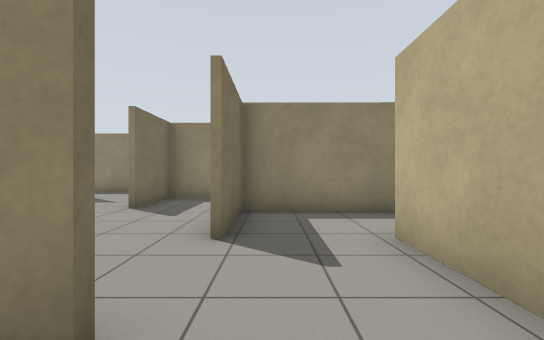
view 1 (above)

19 first-person views from a walk through a Gazebo world. The camera is 0.94 m above the floor, looks level and sees 90° across. The floor is counted in squares, 1 m on a side. Each view is taken from the middle of a square. On the plan, view 1 faces up. The plan holds only what a view shows up to about 11 squares ahead; the rest is blank.

view 2
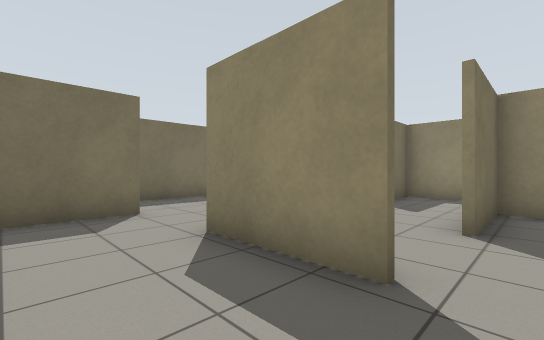

view 3
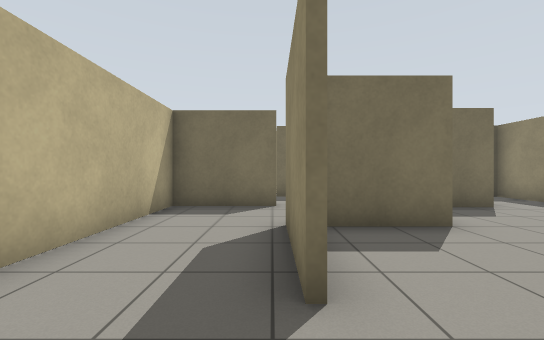

view 4
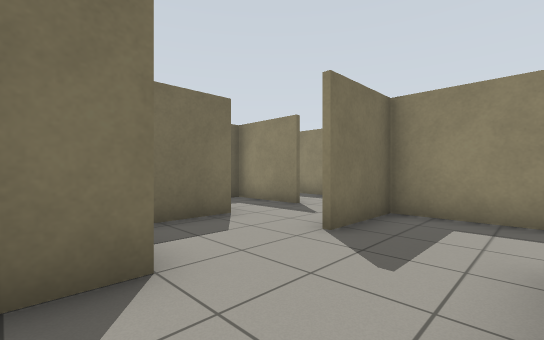

view 5
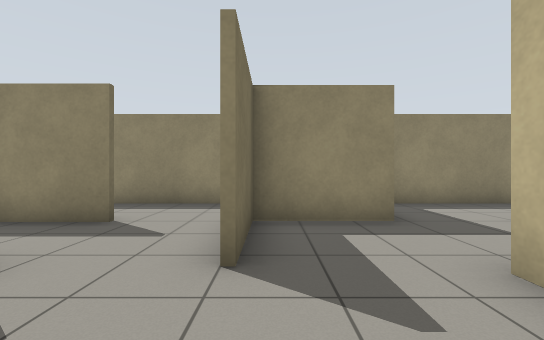

view 6
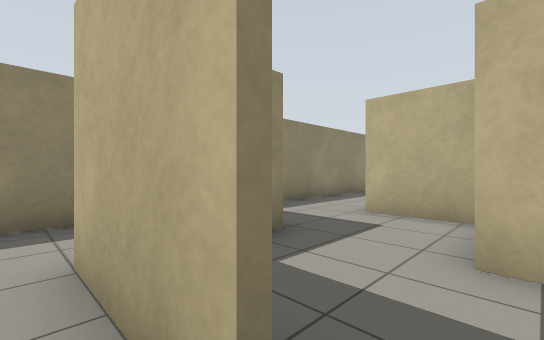

view 7
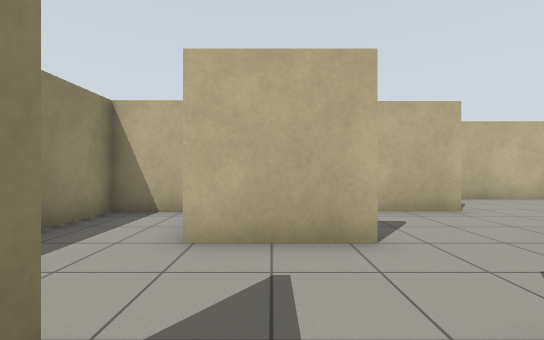

view 8
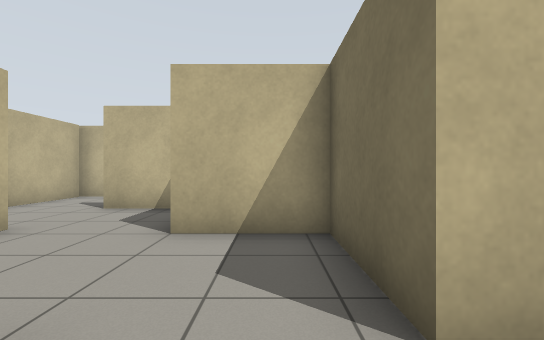

view 9
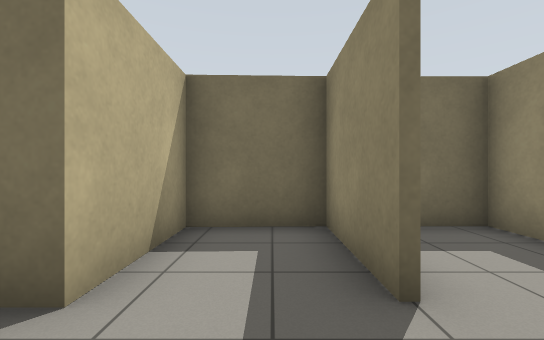

view 10
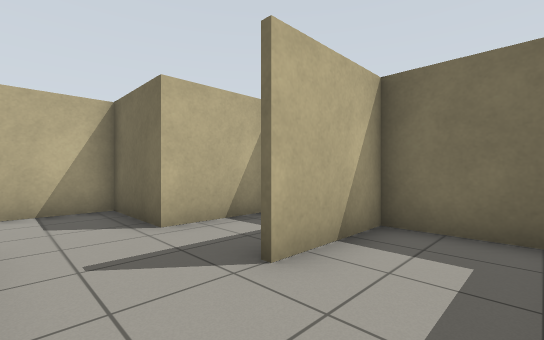

view 11
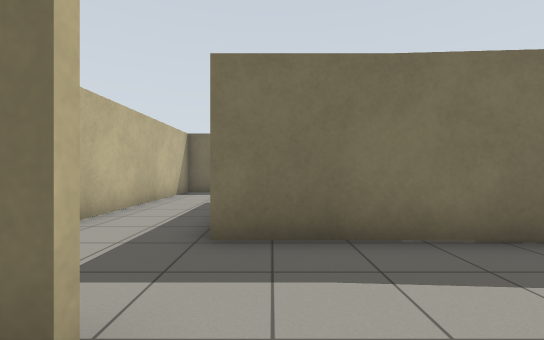

view 12
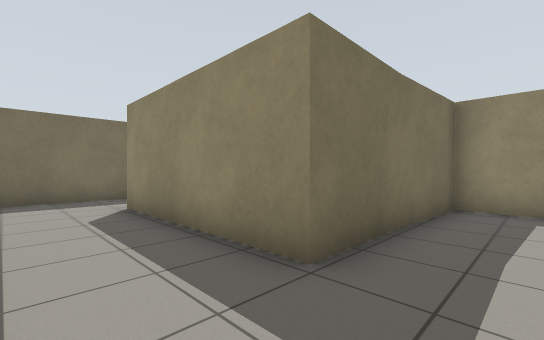

view 13
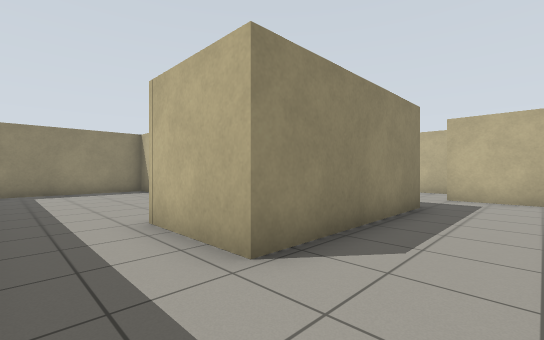

view 14
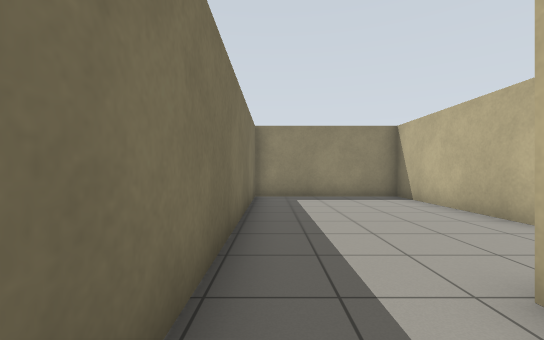

view 15
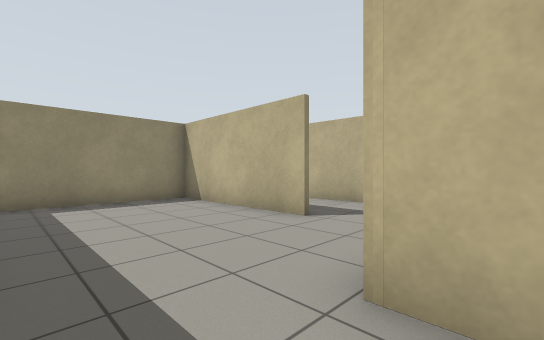

view 16
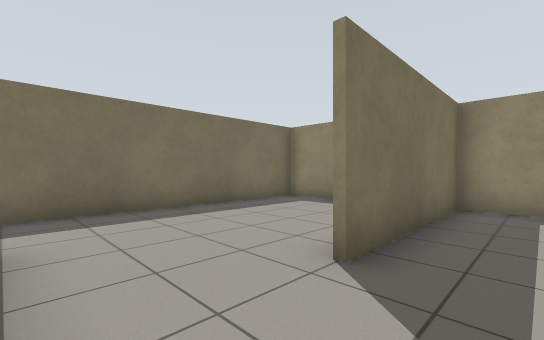

view 17
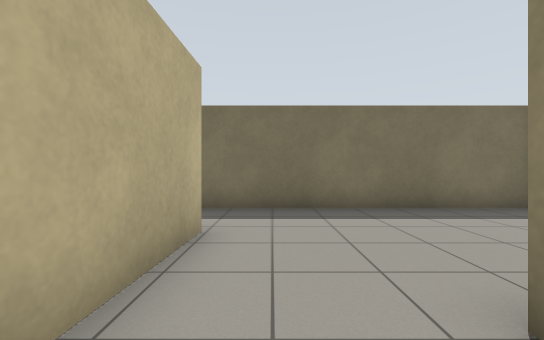

view 18
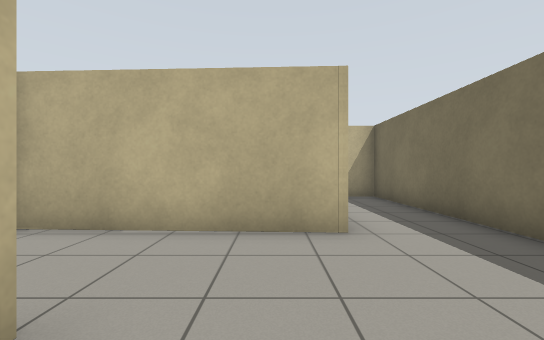

view 19
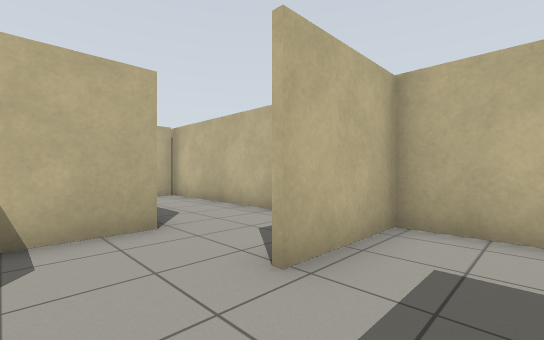

### Floor plan
Points are (right, up) in squares from view 1. A wall is a line through its corners. A room is listed if a view was taken in it or the views show most of it. See-through windows are left out.
Room 1 (views 1, 2, 3)
walls: (-0.9, 1.2) (-3.5, 1.2); (1.7, -1.5) (1.7, 1.4); (-6.1, 1.1) (-6.1, -1.6) (2.1, -1.6)
ways out: opening at (0.5, 1) to room 2; opening at (-5, 1) to room 6
Room 2 (view 4)
walls: (1.7, 1.4) (1.7, 3.9)
ways out: opening at (0.5, 1) to room 1; opening at (-1, 2.5) to room 3; opening at (0.5, 4)
Room 3 (view 5)
walls: (-3.5, 4) (-3.5, 1.9); (-2.6, 1.4) (-0.9, 1.4); (-0.8, 3.6) (-0.8, 4.6)
ways out: opening at (-1, 2.5) to room 2; opening at (-2.5, 4) to room 4
Room 4 (views 6, 7, 8, 9)
walls: (-5.9, 8.9) (-8.6, 8.9); (-0.8, 8.9) (-3.5, 8.9) (-3.5, 6.6) (-3.5, 9.2); (-0.8, 4.6) (-0.8, 6.5); (-8.5, 6.6) (-5.9, 6.6) (-5.9, 4) (-3.5, 4); (-8.6, 9) (-8.6, 5.9)
ways out: opening at (-2.5, 4) to room 3; opening at (-4.5, 9) to room 5; opening at (-1, 7.5) to room 10
Room 5 (view 10)
walls: (-8.6, 9.1) (-5.9, 9.1); (-0.8, 10) (-0.8, 11.6) (-8.6, 11.6) (-8.6, 9)
ways out: opening at (-4.5, 9) to room 4
Room 6 (view 11)
walls: (-3.5, 1.2) (-3.5, 3)
ways out: opening at (-5, 1) to room 1; opening at (-6, 2.5) to room 9
Room 7 (views 12, 13, 14, 15, 18)
walls: (-11.6, 6.4) (-11.6, 11.6); (-8.6, 1.2) (-14.1, 1.2) (-14.1, 3.9) (-11.6, 3.8); (-10, 11.6) (-16.6, 11.6) (-16.6, -1.6) (-10, -1.6); (-8, -1.6) (-6.3, -1.6) (-6.3, 1.1)
ways out: opening at (-11, 5.5) to room 8; opening at (-7.5, 1) to room 9
Room 8 (views 16, 17)
walls: (-8.6, 6.5) (-8.7, 8.6); (-11.6, 3.8) (-8.9, 3.7); (-11.4, 11.6) (-11.4, 6.4)
ways out: opening at (-11, 5.5) to room 7
Room 9 (view 19)
walls: (-8.6, 5.9) (-8.6, 1.2); (-7, 6.5) (-8.6, 6.5)
ways out: opening at (-6, 2.5) to room 6; opening at (-7.5, 1) to room 7
Room 10 (no view inside)
walls: (1.7, 6.7) (1.7, 8.9)
ways out: opening at (-1, 7.5) to room 4; opening at (0.5, 9)

Positions as (right, up) in squares from view 1, and headings:
1: (0, 0), facing up
2: (0, -1), facing up-left
3: (1, 1), facing left
4: (-1, 3), facing up-left
5: (-3, 4), facing up
6: (-4, 6), facing up-right
7: (-7, 8), facing right
8: (-5, 8), facing down
9: (-4, 8), facing left
10: (-4, 11), facing down-left
11: (-5, 2), facing left
12: (-7, -1), facing up-left
13: (-16, -1), facing up-right
14: (-16, 2), facing up
15: (-16, 3), facing up-right
16: (-10, 4), facing up-left
17: (-10, 5), facing left
18: (-13, 8), facing down
19: (-8, 3), facing down-right
